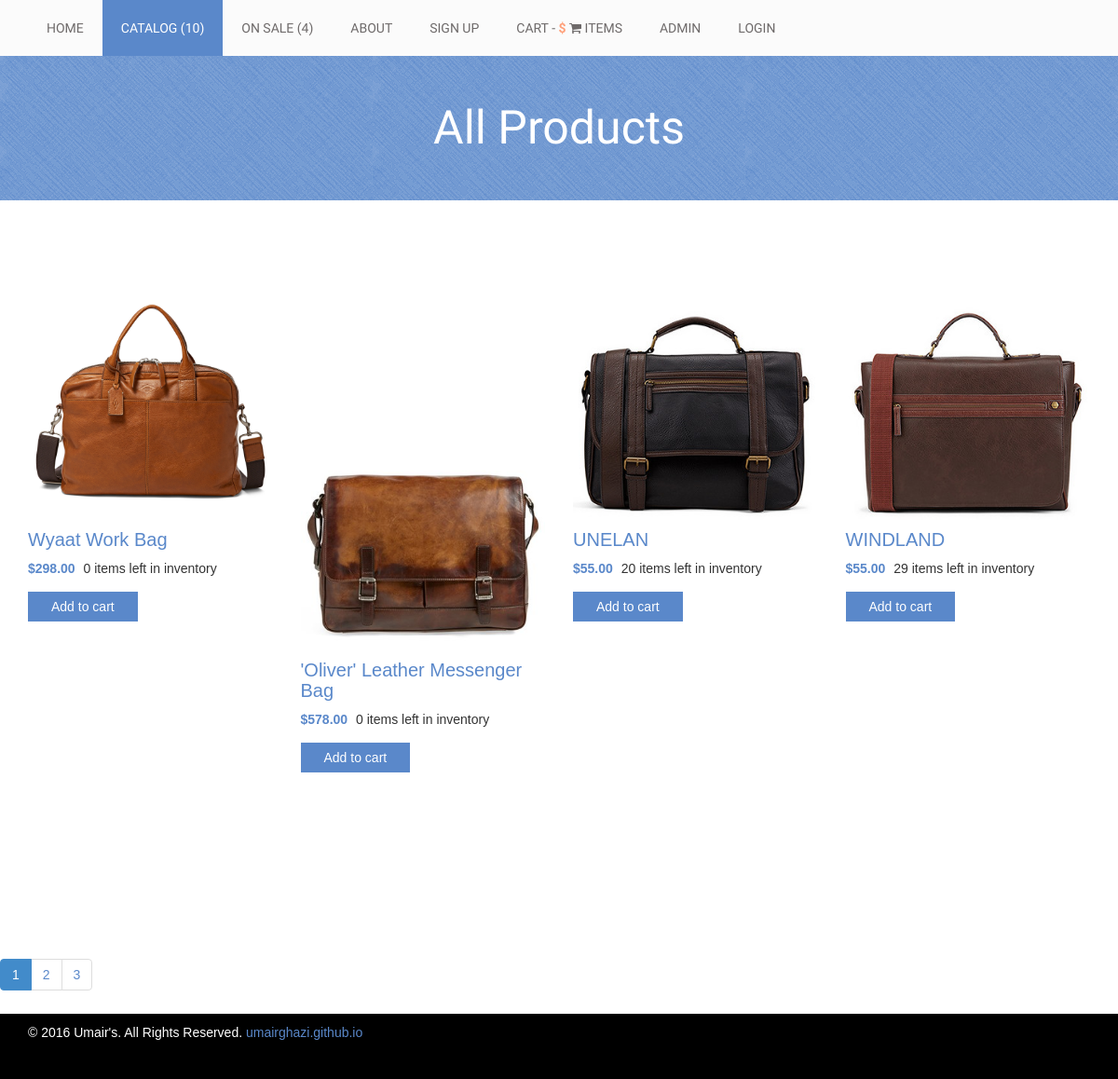
Page /allProducts.php on the committed database.
### tables this page shows
CREATE TABLE `products` (
  `prod_id` int(2) NOT NULL AUTO_INCREMENT,
  `prod_quantity` int(2) NOT NULL DEFAULT '0',
  `prod_model` varchar(11) NOT NULL DEFAULT '0',
  `prod_image` varchar(72) NOT NULL DEFAULT 'others/none.jpg',
  `prod_price` decimal(5,2) NOT NULL,
  `prod_discount` double NOT NULL DEFAULT '0',
  `prod_ordered` int(1) NOT NULL DEFAULT '0',
  `prod_name` varchar(52) NOT NULL,
  `prod_description` varchar(1280) NOT NULL DEFAULT '',
  `prod_url` varchar(60) DEFAULT NULL,
  `prod_viewed` int(1) NOT NULL DEFAULT '0',
  PRIMARY KEY (`prod_id`),
  KEY `products_id` (`prod_id`),
  KEY `products_id_2` (`prod_id`)
);

### dbInfo.php (called while the page is built)
<?php
	$host = "localhost";
$user = "";
$pass = "";
$db = "";
?>

### DB.class.php (called while the page is built, shortened)
<?php
class DB
{
    public $connection;
    function __construct()
    {
        require_once("dbInfo.php");
        $this->connection = new mysqli($host, $user, $pass, $db);
        $this->connection->query("SET character_set_results = 'utf8', character_set_client = 'utf8', character_set_connection = 'utf8', character_set_database = 'utf8', character_set_server = 'utf8'");
    }
    function getNonSaleProducts()
    {
        $data = array();
        if ($stmt = $this->connection->prepare("select * from products WHERE prod_discount = 0")) {
            $stmt->execute();
            $stmt->store_result();
            $stmt->bind_result($pr_id, $pr_quantity, $pr_model, $pr_image, $pr_price, $pr_discount, $pr_ordered, $pr_name, $pr_description, $pr_url, $pr_viewed);
            if ($stmt->num_rows > 0) {
                while ($stmt->fetch()) {
                    $data[] = array("prod_id" => $pr_id,
                        "prod_quantity" => $pr_quantity,
                        "prod_model" => $pr_model,
                        "prod_image" => $pr_image,
                        "prod_price" => $pr_price,
                        "prod_discount" => $pr_discount,
                        "prod_ordered" => $pr_ordered,
                        "prod_name" => $pr_name,
                        "prod_description" => $pr_description,
                        "prod_url" => $pr_url);
                }
            }
        }
        return $data;
    }
    function nonSaleProductsForPagination($start_from, $limit)
    {
        $data = array();
        if ($stmt = $this->connection->prepare("select * from products WHERE prod_discount = 0 ORDER BY prod_id ASC LIMIT ?,?")) {
            $stmt->bind_param("ss", $start_from, $limit);
            $stmt->execute();
            $stmt->store_result();
            $stmt->bind_result($pr_id, $pr_quantity, $pr_model, $pr_image, $pr_price, $pr_discount, $pr_ordered, $pr_name, $pr_description, $pr_url, $pr_viewed);
            if ($stmt->num_rows > 0) {
                while ($stmt->fetch()) {
                    $data[] = array("prod_id" => $pr_id,
                        "prod_quantity" => $pr_quantity,
                        "prod_model" => $pr_model,
                        "prod_image" => $pr_image,
                        "prod_price" => $pr_price,
                        "prod_discount" => $pr_discount,
                        "prod_ordered" => $pr_ordered,
                        "prod_name" => $pr_name,
                        "prod_description" => $pr_description,
                        "prod_url" => $pr_url);
                }
            }
        }
        return $data;
    }
    function getSaleProducts()
    {
        $data = array();
        if ($stmt = $this->connection->prepare("select * from products WHERE prod_discount > 0")) {
            $stmt->execute();
            $stmt->store_result();
            $stmt->bind_result($pr_id, $pr_quantity, $pr_model, $pr_image, $pr_price, $pr_discount, $pr_ordered, $pr_name, $pr_description, $pr_url, $pr_viewed);
            if ($stmt->num_rows > 0) {
                while ($stmt->fetch()) {
                    $data[] = array("prod_id" => $pr_id,
                        "prod_quantity" => $pr_quantity,
                        "prod_model" => $pr_model,
                        "prod_image" => $pr_image,
                        "prod_price" => $pr_price,
                        "prod_discount" => $pr_discount,
                        "prod_ordered" => $pr_ordered,
                        "prod_name" => $pr_name,
                        "prod_description" => $pr_description,
                        "prod_url" => $pr_url);
                }
            }
        }
        return $data;
    }
}

### allProducts.php (the view, shortened to what this page needs)
<?php
include("header.php");
$limit = 4;
if (isset($_GET['page'])) {
    $page = $_GET['page'];
} else {
    $page = 1;
}
$start_from = ($page - 1) * $limit;
$products = $db->nonSaleProductsForPagination($start_from, $limit);
$pr = $db->getNonSaleProducts();
?>
<div class="product-big-title-area">
    <div class="container">
        <div class="row">
            <div class="col-md-12">
                <div class="product-bit-title text-center">
                    <h2>All Products</h2>
                </div>
            </div>
        </div>
    </div>
</div>
<div class="single-product-area">
    <div class="container">
        <div class="row">
            <?php
            foreach ($products as $product) {
                echo '<div class="col-md-3 col-sm-6">
                                <div class="single-shop-product">
                                    <div class="product-upper">
                                         <img src=' . $product["prod_image"] . ' alt="">
                                    </div>
                                    <h2><a href="singleProduct.php?prod_id=' . $product["prod_id"] . ' "> ' . $product["prod_name"] . '</a></h2>
                                    <div class="product-carousel-price">
                                    <ins>$'. $product["prod_price"] . '</ins><del></del>
                                    <span id="'.$product["prod_id"].'"><span id="items-left">'.$product["prod_quantity"].'</span> items left in inventory</span>
                                    </div>
                                    <div class="product-option-shop">
                                        <button data-prod-id="'.$product["prod_id"]. '" class="add_to_cart_button" onclick="cartFunctions.addToCart(this); cartFunctions.getItemsLeftFromCart(this);">Add to cart</button>
                                    </div>
                                </div>
                              </div>';
            }
            ?>
        </div>
    </div>
</div>
<?php
$total_records = count($pr);
$total_pages = ceil($total_records / $limit);
$pagLink = "<ul class='pagination'>";
for ($i = 1; $i <= $total_pages; $i++) {
    if ($_GET['page'] == $i) {
        $pagLink .= "<li class = 'active'><a href='allProducts.php?page=" . $i . "'>" . $i . "</a></li>";
    } else {
        $pagLink .= "<li><a href='allProducts.php?page=" . $i . "'>" . $i . "</a></li>";
    }
};
echo $pagLink . "</ul>";
?>
<?php include "footer.php" ?>
</body>
</html>

### style.css (style rules this page uses)
img { max-width: 100%; height: auto; }
h1, h2, h3, h4, h5, h6 { margin: 0 0 15px; }
body { font-family: Arial, Helvetica, sans-serif; }
.product-carousel-price ins { color: #5a88ca; font-weight: 700; margin-right: 5px; text-decoration: none; }
a { color: #5a88ca }
.product-big-title-area { background: url(img/crossword.png) repeat scroll 0 0 #5a88ca }
.product-bit-title h2 { font-family: raleway; font-size: 50px; font-weight: 200; margin: 0; padding: 50px 0; color: #fff; }
.single-product-area { padding: 80px 0 130px; }
.add_to_cart_button { background: none repeat scroll 0 0 #5a88ca; border: medium none; color: #fff; padding: 6px 25px; display: inline-block }
.single-shop-product h2 { font-size: 20px; margin: 10px 0; }
.product-option-shop { margin-top: 15px; }
.single-shop-product { margin-bottom: 50px }
.pagination > li > a, .pagination > li > span { color: #5a88ca; }

### rows in the picture
products: prod_image (picture), prod_name "Wyaat Work Bag", prod_price "298.00", prod_quantity "0"
products: prod_image (picture), prod_name "'Oliver' Leather Messenger Bag", prod_price "578.00", prod_quantity "0"
products: prod_image (picture), prod_name "UNELAN", prod_price "55.00", prod_quantity "20"
products: prod_image (picture), prod_name "WINDLAND", prod_price "55.00", prod_quantity "29"

### other values in the picture
$name "HOME CATALOG (10) ON SALE (4) ABOUT SIGN UP ADMIN LOGIN"
$name "CART"
